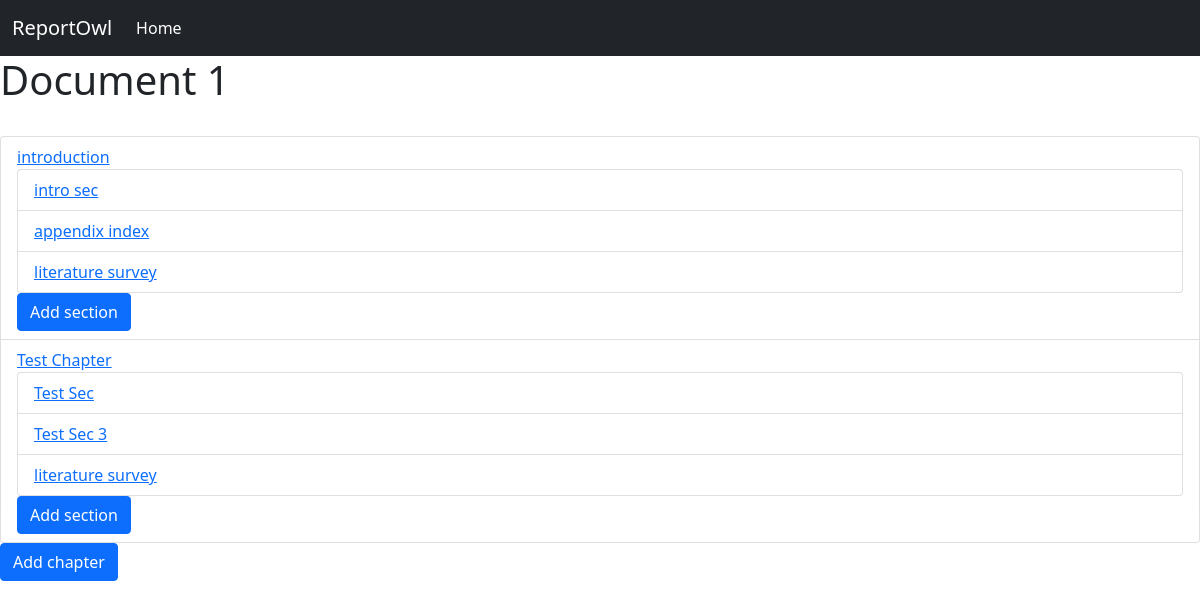
Page /app/vE997gQBMbRjnxkEBy2ZCExg/ (signed in) on the earlier database version.
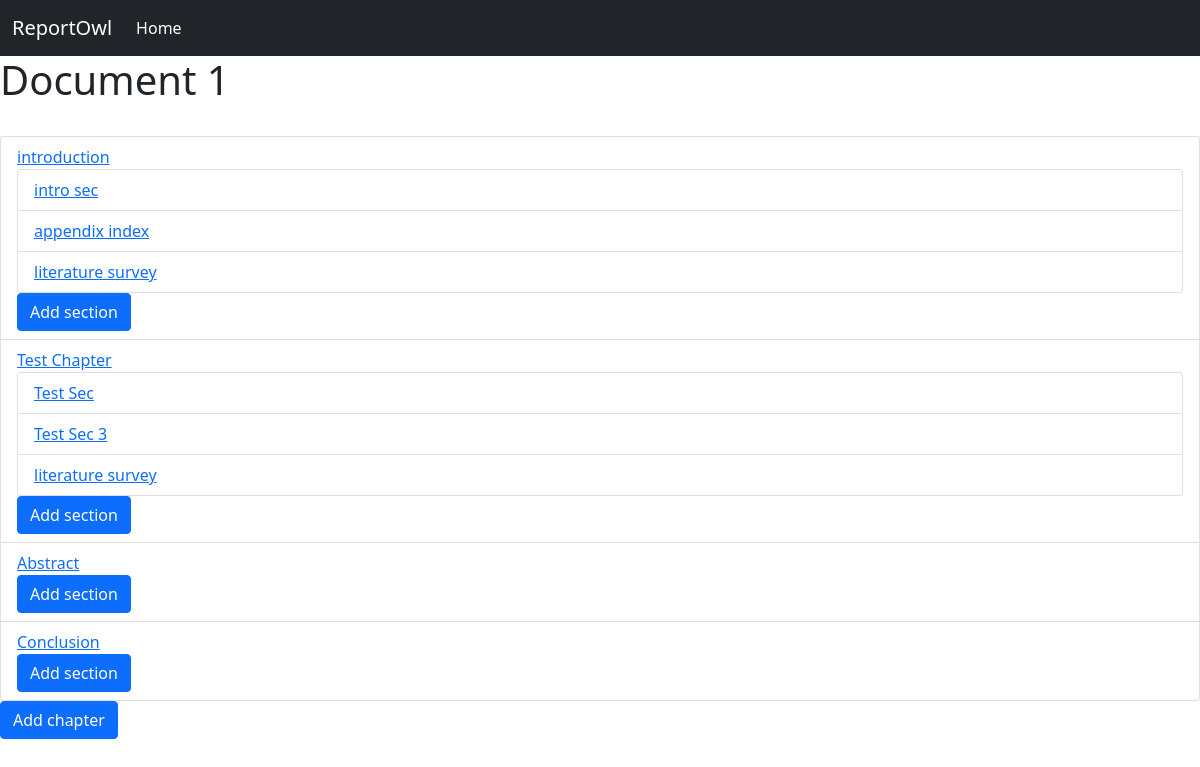
Same page on the later database version.
### editor/models.py (models this page shows, shortened)
class Document(models.Model):
    title = models.CharField(max_length=300)
    document_id = models.CharField(max_length=24, default=id_generator)

class Chapter(models.Model):
    document = models.ForeignKey(Document, on_delete=CASCADE)
    title = models.CharField(max_length=100)
    description = models.TextField(default='')
    slug = models.SlugField(max_length=110)

class Section(models.Model):
    chapter = models.ForeignKey(Chapter, on_delete=CASCADE)
    title = models.CharField(max_length=100)
    content = models.TextField()
    slug = models.SlugField(max_length=110)

### editor/views.py (the view)
# urls.py: path('<str:file_id>/', views.editor_view, name='editor_view'),
@login_required
def editor_view(request, file_id):
    doc = Document.objects.get(document_id=file_id)
    if Chapter.objects.filter(document=doc).exists():
        chapters = Chapter.objects.filter(document=doc)
        sections = {}
        for chapter in chapters:
            sec = Section.objects.filter(chapter=chapter)
            sections[chapter] = sec
        context = {'document': doc, 'chapters': chapters, 'sections': sections}
    else:
        context = {'document': doc}
    return render(request, 'editor_view.html', context)

### editor/templates/editor_view.html (shortened to what this page needs)
<!doctype html>
<html lang="en">
<head>
    <link href="https://cdn.jsdelivr.net/npm/bootstrap@5.1.3/dist/css/bootstrap.min.css" rel="stylesheet"
>
    {% load static %}
    <link rel="stylesheet" href="{% static 'css/main_view.css' %}">
</head>
<body>
    <header>
        <nav class="navbar navbar-expand-lg navbar-dark bg-dark">
            <div class="container-fluid">
                <a class="navbar-brand" href="/app">ReportOwl</a>
                <div class="collapse navbar-collapse" id="navbarSupportedContent">
                    <ul class="navbar-nav me-auto mb-2 mb-lg-0">
                        <li class="nav-item">
                            <a class="nav-link active" aria-current="page" href="/app">Home</a>
                        </li>
                    </ul>
                </div>
            </div>
        </nav>
    </header>
    <main>
        <h1>{{document.title}}</h1><br>
        {% if chapters %}
        <ul class="list-group">
            {% for chapter, value in sections.items %}
            <li class="list-group-item" aria-current="true">
                <a href="{% url 'chapter_view' document.document_id chapter.slug %}" target="_blank">{{ chapter.title }}</a>
                <ul class="list-group">
                    {% for section in value %}
                    <li class="list-group-item"><a href="{% url 'section_view' document.document_id chapter.slug section.slug %}"
                            target="_blank">{{ section.title }}</a></li>
                    {% endfor %}
                </ul>
                <a class="btn btn-primary open_new" href="{% url 'new_section_view' document.document_id chapter.slug %}" target="_blank">Add section</a>
            </li>
            {% endfor %}
            {% endif %}
        </ul>
        <a class="btn btn-primary" href="{% url 'new_chapter_view' document.document_id %}" target="_blank">Add chapter</a>
    </main>
</body>
</html>

Differences in the rows shown:
added Chapter: title "Abstract"
added Chapter: title "Conclusion"
